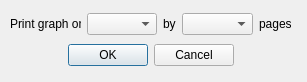
<?xml version="1.0" encoding="UTF-8"?>
<ui version="4.0">
 <class>GRPrintPagesDlg</class>
 <widget class="QDialog" name="GRPrintPagesDlg">
  <property name="geometry">
   <rect>
    <x>0</x>
    <y>0</y>
    <width>307</width>
    <height>82</height>
   </rect>
  </property>
  <property name="windowTitle">
   <string>Pages...</string>
  </property>
  <widget class="QWidget" name="">
   <property name="geometry">
    <rect>
     <x>10</x>
     <y>10</y>
     <width>281</width>
     <height>61</height>
    </rect>
   </property>
   <layout class="QVBoxLayout" name="mainLayout">
    <item>
     <layout class="QHBoxLayout" name="horizontalLayout">
      <item>
       <widget class="QLabel" name="label">
        <property name="sizePolicy">
         <sizepolicy hsizetype="Fixed" vsizetype="Fixed">
          <horstretch>0</horstretch>
          <verstretch>0</verstretch>
         </sizepolicy>
        </property>
        <property name="text">
         <string>Print graph on</string>
        </property>
       </widget>
      </item>
      <item>
       <widget class="QComboBox" name="comboColumns">
        <property name="sizePolicy">
         <sizepolicy hsizetype="Fixed" vsizetype="Fixed">
          <horstretch>0</horstretch>
          <verstretch>0</verstretch>
         </sizepolicy>
        </property>
       </widget>
      </item>
      <item>
       <widget class="QLabel" name="label_2">
        <property name="sizePolicy">
         <sizepolicy hsizetype="Fixed" vsizetype="Fixed">
          <horstretch>0</horstretch>
          <verstretch>0</verstretch>
         </sizepolicy>
        </property>
        <property name="text">
         <string>by</string>
        </property>
       </widget>
      </item>
      <item>
       <widget class="QComboBox" name="comboRows">
        <property name="sizePolicy">
         <sizepolicy hsizetype="Fixed" vsizetype="Fixed">
          <horstretch>0</horstretch>
          <verstretch>0</verstretch>
         </sizepolicy>
        </property>
       </widget>
      </item>
      <item>
       <widget class="QLabel" name="label_3">
        <property name="sizePolicy">
         <sizepolicy hsizetype="Fixed" vsizetype="Fixed">
          <horstretch>0</horstretch>
          <verstretch>0</verstretch>
         </sizepolicy>
        </property>
        <property name="text">
         <string>pages</string>
        </property>
       </widget>
      </item>
     </layout>
    </item>
    <item>
     <widget class="QDialogButtonBox" name="buttonBox">
      <property name="standardButtons">
       <set>QDialogButtonBox::Cancel|QDialogButtonBox::Ok</set>
      </property>
      <property name="centerButtons">
       <bool>true</bool>
      </property>
     </widget>
    </item>
   </layout>
  </widget>
 </widget>
 <resources/>
 <connections/>
</ui>
